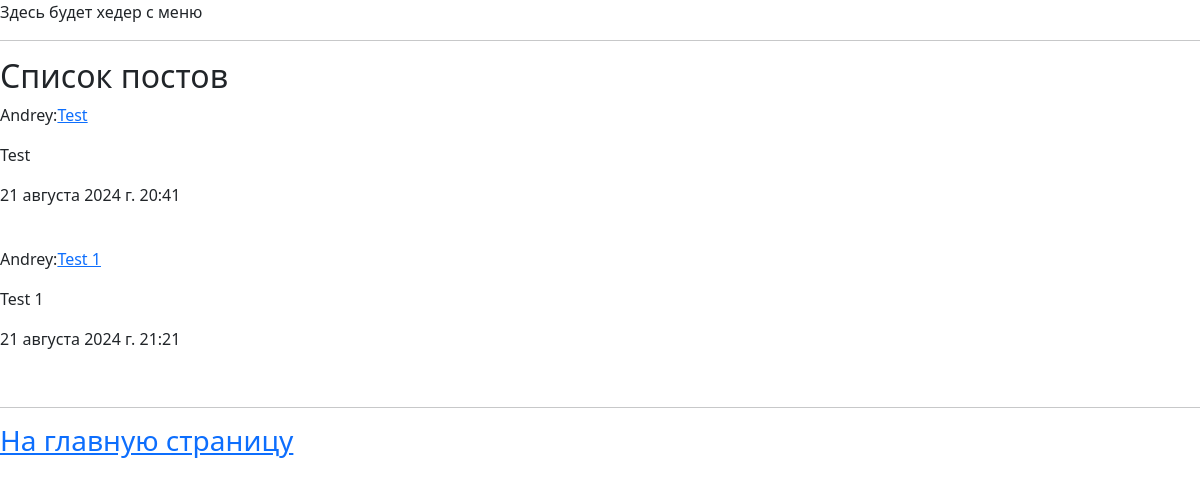
The page /blog/post/ on the database as committed earlier.
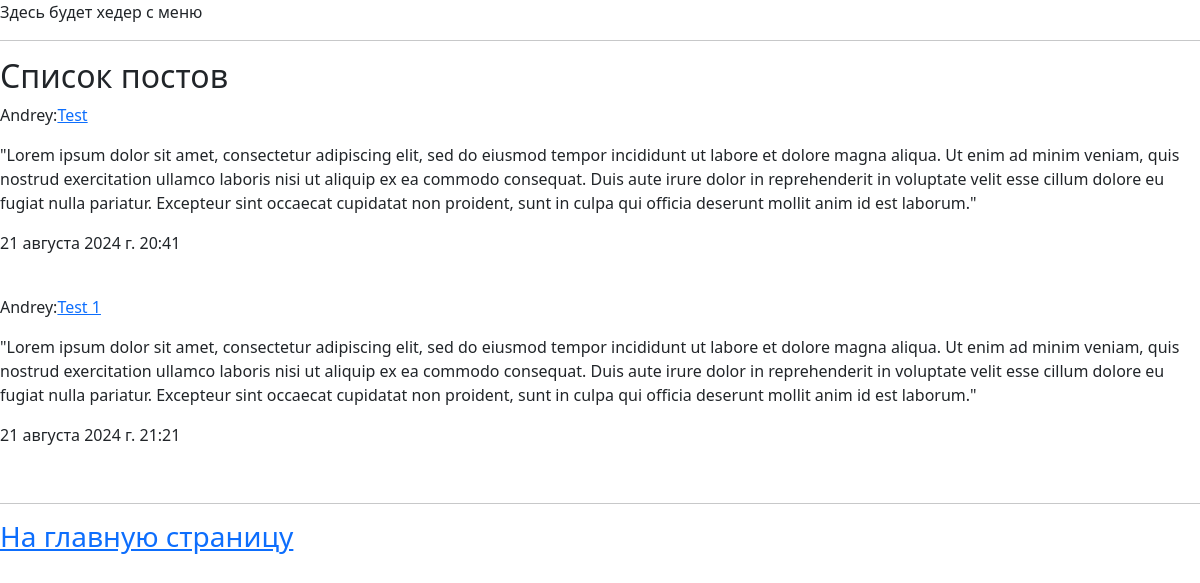
The same page on the database as committed later.
### blog/models.py (models this page shows, shortened)
class Post(models.Model):
    author = models.CharField(max_length=50, verbose_name='Автор')
    title = models.CharField(max_length=200, verbose_name='Заголовок')
    text = models.TextField(verbose_name='Текст поста')
    created_at = models.DateTimeField(default=timezone.now, verbose_name='Опубликовано',
                                      editable=False)  # Параметр 'editable' отключает возможность для редактирования
    image = models.ImageField(upload_to='posts/', null=True, verbose_name='Изображение')
    class Meta:  # Настроечный класс
        verbose_name = 'Пост'
        verbose_name_plural = 'Посты'

### blog/views.py (the view)
# urls.py: path('post/', post_list, name='post_list'),
def post_list(request):
    posts = Post.objects.all()
    context = {
        'title': 'Посты',
        'posts': posts
    }
    return render(request, template_name='blog/posts.html', context=context)

### blog/templates/blog/posts.html
{% extends 'blog/base.html' %}
{% block content %}
<h2>Список постов</h2>
{% for post in posts %}
    <p>{{post.author}}:<a href="{% url 'blog:post_detail' pk=post.id %}">{{post.title}}</a></p>
    <p>{{post.text}}</p>
    <p>{{post.created_at}}</p>
    <br>
{% endfor %}
<hr>
<a href="{% url 'blog:index'%}"><h3>На главную страницу</h3></a>
{% endblock content %}

Rows that differ between the two databases and show on the page:
changed Post "Test": text "Test" → "\"Lorem ipsum dolor sit amet, consectetur adipiscing elit, sed do eiusmod tempor incididunt ut labore et dolore magna aliqua. Ut enim ad minim veniam, quis nostrud exercitation ullamco laboris nisi ut aliquip ex ea commodo consequat. Duis aute irure dolor in reprehenderit in voluptate velit esse cillum dolore eu fugiat nulla pariatur. Excepteur sint occaecat cupidatat non proident, sunt in culpa qui officia deserunt mollit anim id est laborum.\""
changed Post "Test 1": text "Test 1" → "\"Lorem ipsum dolor sit amet, consectetur adipiscing elit, sed do eiusmod tempor incididunt ut labore et dolore magna aliqua. Ut enim ad minim veniam, quis nostrud exercitation ullamco laboris nisi ut aliquip ex ea commodo consequat. Duis aute irure dolor in reprehenderit in voluptate velit esse cillum dolore eu fugiat nulla pariatur. Excepteur sint occaecat cupidatat non proident, sunt in culpa qui officia deserunt mollit anim id est laborum.\""
